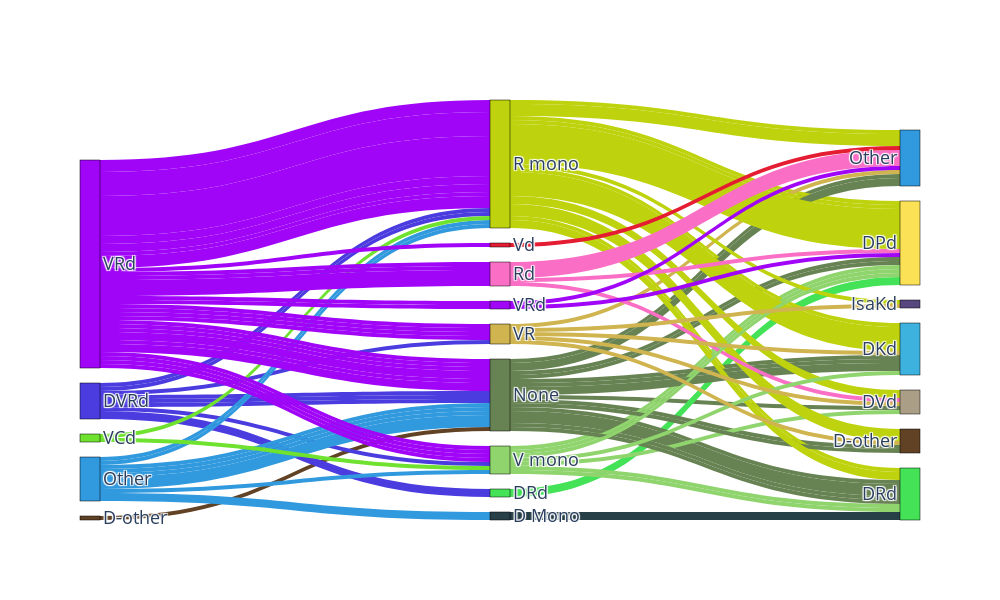

Notebook code cell kept with this figure:
### Code cell
# Helper function to add identifier to regimen names
def add_identifier(regimen, identifier):
    return regimen + "_" + identifier

# Grouping data to get counts for each flow
induction_counts = data['induction_regimen'].value_counts()
consolidation_counts = data['Consolidation'].value_counts()
maintenance_counts = data['maintenance_regimen'].value_counts()
line2_counts = data['next_line_regimen'].value_counts()

# Counting unique patients for each combination of Induction, Maintenance, and Line 2 regimens
combination_counts = data.groupby(['induction_regimen','Consolidation','maintenance_regimen', 'next_line_regimen']).size().reset_index(name='count')

# Initializing the lists for the Sankey diagram
source = []
target = []
value = []
label = []

# Populating the lists for Induction to Maintenance connections
for index, row in combination_counts.iterrows():
    # Induction
    if add_identifier(row['induction_regimen'], "I") not in label:
        label.append(add_identifier(row['induction_regimen'], "I"))
    source.append(label.index(add_identifier(row['induction_regimen'], "I")))
    
    # Maintenance
    if add_identifier(row['maintenance_regimen'], "M") not in label:
        label.append(add_identifier(row['maintenance_regimen'], "M"))
    target.append(label.index(add_identifier(row['maintenance_regimen'], "M")))
    
    # Value
    value.append(row['count'])
    

# Populating the lists for Maintenance to Line 2 connections
for index, row in combination_counts.iterrows():
    # Maintenance
    if add_identifier(row['maintenance_regimen'], "M") not in label:
        label.append(add_identifier(row['maintenance_regimen'], "M"))
    source.append(label.index(add_identifier(row['maintenance_regimen'], "M")))
    
    # Line 2
    if add_identifier(row['next_line_regimen'], "2") not in label:
        label.append(add_identifier(row['next_line_regimen'], "2"))
    target.append(label.index(add_identifier(row['next_line_regimen'], "2")))
    
    # Value
    value.append(row['count'])

# Removing the identifiers for node labels
label_clean = [l.split("_")[0] for l in label]

# Generate a random color
def generate_random_color():
    return 'rgba({}, {}, {}, 1)'.format(random.randint(0, 255), 
                                        random.randint(0, 255), 
                                        random.randint(0, 255))

# Create a color map with random colors for each unique node label
color_map = {label: generate_random_color() for label in label_clean}

# Determine the colors for nodes based on the color_map
node_colors = [color_map[label] for label in label_clean]

# Use a loop to determine the color of each link based on its source node
link_colors = [node_colors[src] for src in source]

# Create the Sankey diagram
fig = go.Figure(go.Sankey(
    node=dict(
        pad=15,
        thickness=20,
        line=dict(color="black", width=0.5),
        label=label_clean,
        color=node_colors
    ),
    link=dict(
        source=source,
        target=target,
        value=value,
        color=link_colors
    )
))

fig.update_layout(
    height=600,  # Adjust the height
    width=1000,   # Adjust the width
    font_size=18  # Adjust the font size
)
fig

### Figure 1 — Plotly figure (JSON) as saved in the notebook; plotly's stock layout.template omitted (floating-point values rounded to 4 significant figures)
{"data": [{"link": {"color": ["rgba(97, 66, 36, 1)", "rgba(75, 60, 223, 1)", "rgba(75, 60, 223, 1)", "rgba(75, 60, 223, 1)", "rgba(75, 60, 223, 1)", "rgba(75, 60, 223, 1)", "rgba(75, 60, 223, 1)", "rgba(75, 60, 223, 1)", "rgba(75, 60, 223, 1)", "rgba(49, 153, 221, 1)", "rgba(49, 153, 221, 1)", "rgba(49, 153, 221, 1)", "rgba(49, 153, 221, 1)", "rgba(49, 153, 221, 1)", "rgba(49, 153, 221, 1)", "rgba(49, 153, 221, 1)", "rgba(49, 153, 221, 1)", "rgba(111, 225, 47, 1)", "rgba(111, 225, 47, 1)", "rgba(160, 5, 248, 1)", "rgba(160, 5, 248, 1)", "rgba(160, 5, 248, 1)", "rgba(160, 5, 248, 1)", "rgba(160, 5, 248, 1)", "rgba(160, 5, 248, 1)", "rgba(160, 5, 248, 1)", "rgba(160, 5, 248, 1)", "rgba(160, 5, 248, 1)", "rgba(160, 5, 248, 1)", "rgba(160, 5, 248, 1)", "rgba(160, 5, 248, 1)", "rgba(160, 5, 248, 1)", "rgba(160, 5, 248, 1)", "rgba(160, 5, 248, 1)", "rgba(160, 5, 248, 1)", "rgba(160, 5, 248, 1)", "rgba(160, 5, 248, 1)", "rgba(160, 5, 248, 1)", "rgba(160, 5, 248, 1)", "rgba(160, 5, 248, 1)", "rgba(160, 5, 248, 1)", "rgba(160, 5, 248, 1)", "rgba(160, 5, 248, 1)", "rgba(160, 5, 248, 1)", "rgba(160, 5, 248, 1)", "rgba(160, 5, 248, 1)", "rgba(104, 131, 83, 1)", "rgba(104, 131, 83, 1)", "rgba(67, 226, 87, 1)", "rgba(104, 131, 83, 1)", "rgba(104, 131, 83, 1)", "rgba(190, 211, 13, 1)", "rgba(190, 211, 13, 1)", "rgba(144, 212, 110, 1)", "rgba(207, 180, 79, 1)", "rgba(104, 131, 83, 1)", "rgba(104, 131, 83, 1)", "rgba(39, 63, 70, 1)", "rgba(104, 131, 83, 1)", "rgba(104, 131, 83, 1)", "rgba(190, 211, 13, 1)", "rgba(190, 211, 13, 1)", "rgba(144, 212, 110, 1)", "rgba(190, 211, 13, 1)", "rgba(144, 212, 110, 1)", "rgba(104, 131, 83, 1)", "rgba(104, 131, 83, 1)", "rgba(144, 212, 110, 1)", "rgba(104, 131, 83, 1)", "rgba(104, 131, 83, 1)", "rgba(104, 131, 83, 1)", "rgba(104, 131, 83, 1)", "rgba(190, 211, 13, 1)", "rgba(190, 211, 13, 1)", "rgba(190, 211, 13, 1)", "rgba(190, 211, 13, 1)", "rgba(190, 211, 13, 1)", "rgba(190, 211, 13, 1)", "rgba(190, 211, 13, 1)", "rgba(250, 110, 197, 1)", "rgba(250, 110, 197, 1)", "rgba(250, 110, 197, 1)", "rgba(144, 212, 110, 1)", "rgba(144, 212, 110, 1)", "rgba(144, 212, 110, 1)", "rgba(207, 180, 79, 1)", "rgba(207, 180, 79, 1)", "rgba(207, 180, 79, 1)", "rgba(207, 180, 79, 1)", "rgba(160, 5, 248, 1)", "rgba(160, 5, 248, 1)", "rgba(229, 29, 50, 1)"], "source": [0, 2, 2, 2, 2, 2, 2, 2, 2, 7, 7, 7, 7, 7, 7, 7, 7, 9, 9, 10, 10, 10, 10, 10, 10, 10, 10, 10, 10, 10, 10, 10, 10, 10, 10, 10, 10, 10, 10, 10, 10, 10, 10, 10, 10, 10, 1, 1, 3, 1, 1, 4, 4, 5, 6, 1, 1, 8, 1, 1, 4, 4, 5, 4, 5, 1, 1, 5, 1, 1, 1, 1, 4, 4, 4, 4, 4, 4, 4, 11, 11, 11, 5, 5, 5, 6, 6, 6, 6, 12, 12, 13], "target": [1, 1, 3, 1, 1, 4, 4, 5, 6, 1, 1, 8, 1, 1, 4, 4, 5, 4, 5, 1, 1, 5, 1, 1, 1, 1, 4, 4, 4, 4, 4, 4, 4, 11, 11, 11, 5, 5, 5, 6, 6, 6, 6, 12, 12, 13, 14, 15, 15, 16, 17, 15, 17, 15, 17, 18, 19, 19, 15, 19, 18, 15, 19, 19, 14, 18, 19, 15, 16, 18, 19, 17, 16, 18, 15, 19, 14, 20, 17, 15, 14, 17, 18, 15, 19, 16, 18, 14, 20, 15, 17, 17], "value": [1, 1, 2, 1, 1, 1, 1, 1, 1, 1, 1, 2, 1, 3, 1, 1, 1, 1, 1, 1, 1, 1, 1, 2, 1, 2, 3, 6, 10, 2, 2, 1, 3, 1, 1, 4, 1, 1, 1, 1, 1, 1, 1, 1, 1, 1, 1, 1, 2, 1, 1, 1, 1, 1, 1, 1, 1, 2, 1, 3, 1, 1, 1, 1, 1, 1, 1, 1, 1, 2, 1, 2, 3, 6, 10, 2, 2, 1, 3, 1, 1, 4, 1, 1, 1, 1, 1, 1, 1, 1, 1, 1]}, "node": {"color": ["rgba(97, 66, 36, 1)", "rgba(104, 131, 83, 1)", "rgba(75, 60, 223, 1)", "rgba(67, 226, 87, 1)", "rgba(190, 211, 13, 1)", "rgba(144, 212, 110, 1)", "rgba(207, 180, 79, 1)", "rgba(49, 153, 221, 1)", "rgba(39, 63, 70, 1)", "rgba(111, 225, 47, 1)", "rgba(160, 5, 248, 1)", "rgba(250, 110, 197, 1)", "rgba(160, 5, 248, 1)", "rgba(229, 29, 50, 1)", "rgba(171, 158, 134, 1)", "rgba(251, 225, 86, 1)", "rgba(97, 66, 36, 1)", "rgba(49, 153, 221, 1)", "rgba(62, 178, 222, 1)", "rgba(67, 226, 87, 1)", "rgba(86, 71, 126, 1)"], "label": ["D-other", "None", "DVRd", "DRd", "R mono", "V mono", "VR", "Other", "D Mono", "VCd", "VRd", "Rd", "VRd", "Vd", "DVd", "DPd", "D-other", "Other", "DKd", "DRd", "IsaKd"], "line": {"color": "black", "width": 0.5}, "pad": 15, "thickness": 20}, "type": "sankey"}], "layout": {"font": {"size": 18}, "height": 600, "width": 1000}}
